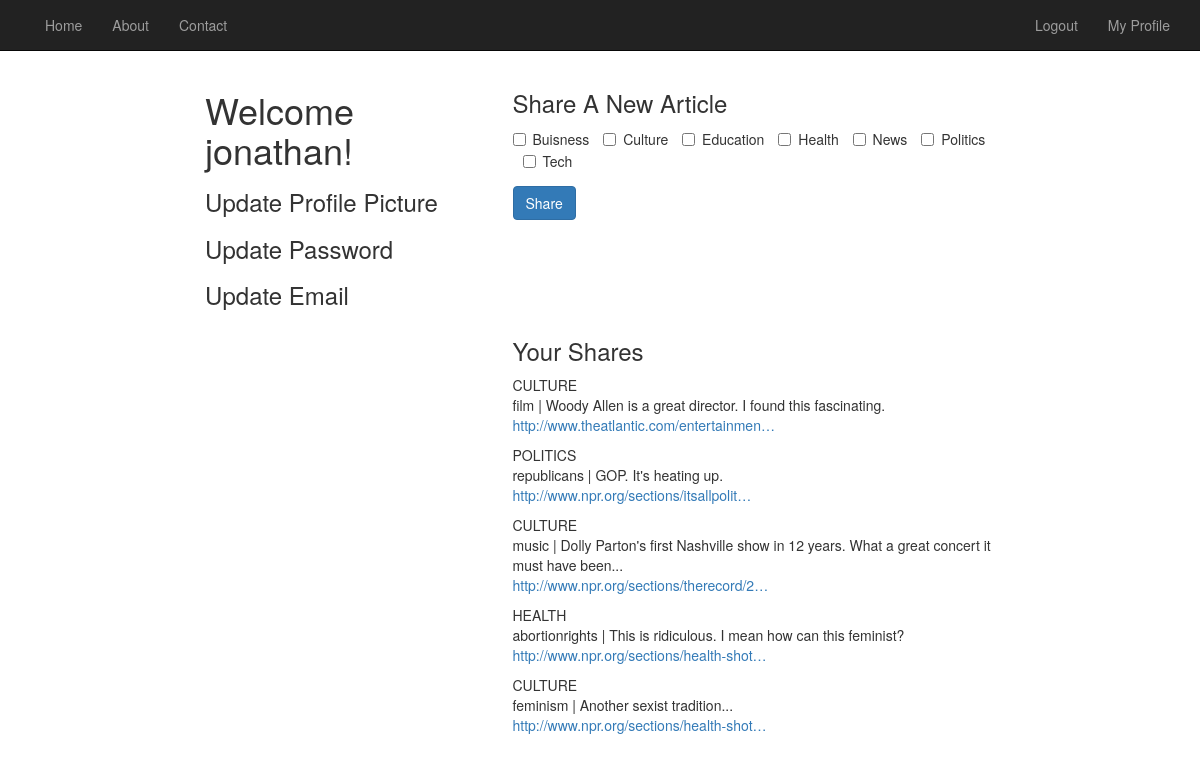
The page /myprofile/ (signed in) on the database its author committed.
### tweets/models.py (models this page shows)
class Category(models.Model):
	category = models.CharField(unique=True, max_length = 20)
	def __str__(self):
		return str(self.category)
	class Meta:
		ordering = ['category']

class Article(models.Model):
	share = models.CharField(max_length=140, blank=False)
	user = models.ForeignKey(User, default=0)
	posted = models.DateField(auto_now_add=True, auto_now=False)
	category = models.ManyToManyField('tweets.Category')
	tag = models.CharField(max_length=30, blank=True)
	url = models.URLField()
	def __str__(self):
		return str(self.share)
	class Meta:
		ordering = ['posted']

### tweets/views.py (the view)
# urls.py: url(r'^myprofile/', 'tweets.views.profile', name='myprofile'),
def profile(request):
	user = request.user
	form = CreateShareForm(request.POST or None)
	context = {
		"user": user,
		"form": form,
		"shares": shares.filter(user=user),
	}
	if form.is_valid():
		instance = form.save(commit=False)
		instance.user = request.user
		instance.save()
		form.save_m2m()
		return redirect('/myprofile')
	return render(request, "profile.html", context)

### tweets/forms.py (shortened to what this page needs)
class CreateShareForm(forms.ModelForm):
	share = forms.CharField(required=True, label="", max_length = 140, widget=forms.Textarea(attrs={'style': 'height: 4em;', 'placeholder': 'Add a Quick Comment for Your Article'}))
	tag = forms.CharField(required=True, label="", widget=forms.widgets.TextInput(attrs={'placeholder': 'Enter a Tag for Your Share'}))
	category = forms.ModelMultipleChoiceField(required=True, label="", widget=forms.CheckboxSelectMultiple(attrs={'body': 'padding-left: 70px;'}), queryset=Category.objects.all())
	url = forms.URLField(required = True, label="", widget=forms.URLInput( attrs={'placeholder': 'Article URL'}))
	helper = FormHelper()
	helper.layout = Layout(InlineCheckboxes('category'))
	class Meta:
		model = Article
		fields =['category', 'share', 'url', 'tag']

### templates/profile.html
{% extends 'base.html' %}
{% block content %}
{% load crispy_forms_tags %}
<div class="row">
	<div class="col-sm-3 col-md-3 col-lg-3 col-sm-offset-2">
		<h1>Welcome {{ user }}!</h1>
		<h3>Update Profile Picture</h3>
		<h3>Update Password</h3>
		<h3>Update Email</h3>
	</div>
	<div class="col-sm-6 col-md-5 col-lg-5 col-sm-offset-0">
		<h3>Share A New Article</h3>
		<form method='POST' action=''>{% csrf_token %}
			{% crispy form %}
			<input class='btn btn-primary' type='submit' value='Share'/>
		</form>
	</div>
	<div class="col-sm-6 col-md-5 col-lg-5 col-sm-offset-5">
		<h3>Your Shares</h3>
		{% for share in shares %}
		  {% for category in share.category.all %}
		      {{ category|upper }}
		  {% endfor %}
		  <p>{{ share.tag|lower }} | {{ share }}<br>{{ share.url|urlizetrunc:40 }}</p>
		{% endfor %}
	</div>
</div>
{% endblock %}

### static/css/navbar-static-top.css (style rules this page uses)
body { min-height: 2000px; }
.row { background-color: }

### templates/base.html (style rules this page uses)
body { padding-top: 70px; }

### rows shown on the page
Category: category "☐ ☐ ☐ ☐ ☐ ☐ ☐"
Article: tag "film", share "Woody Allen is a great director. I found this fascinating.", url "http://www.theatlantic.com/entertainmen…"
Category: category "CULTURE"
Article: tag "republicans", share "GOP. It's heating up.", url "http://www.npr.org/sections/itsallpolit…"
Category: category "POLITICS"
Article: tag "music", share "Dolly Parton's first Nashville show in 12 years. What a great concert it must have been...", url "http://www.npr.org/sections/therecord/2…"
Article: tag "abortionrights", share "This is ridiculous. I mean how can this feminist?", url "http://www.npr.org/sections/health-shot…"
Category: category "HEALTH"
Article: tag "feminism", share "Another sexist tradition...", url "http://www.npr.org/sections/health-shot…"

### other values the page prints
{{ user }} "jonathan"
